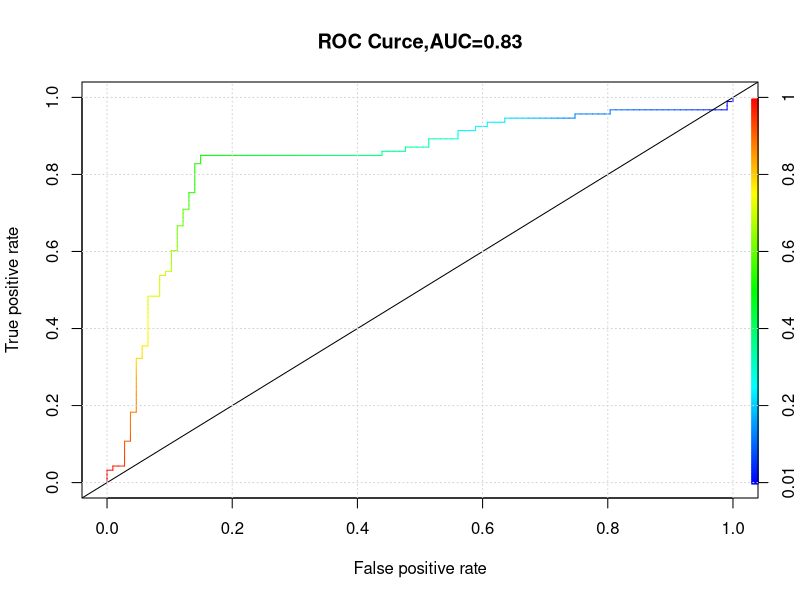

Write R code to recreate this figure.
#install.packages('AER')
#安裝並載入gcookbook 
#install.packages(c("ggplot2", "gcookbook")) 
#library(ggplot2) 
#library(gcookbook) 

install.packages('ROCR')#ROCR套件中有現成的資料集，裡面分別是真實分類和預測機率。
require(ROCR)#ibrary和require都可以载入包，但二者存在区别。#在一个函数中，如果一个包不存在，执行到library将会停止执行，require则会继续执行。
data("ROCR.simple")
df <- data.frame(ROCR.simple)
df
df$predclass <- ifelse(df$predictions>0.5,1,0)#用0.5當作門檻值,prediciton>0.5的都预测为1，其余为0.
print(cf<-table(df[,c("predclass","labels")]))
tp<-cf[2,2]
tn<-cf[1,1]
fp<-cf[2,1]
fn<-cf[1,2]
accuracy<-(tp + tn)/(tp+tn+fp+fn)
accuracy
sensitivity <- tp/(tp+fn)
sensitivity
specificity <- tn/(tn+fp)
specificity
install.packages('caret')
require(caret)
install.packages('e1071', dependencies=TRUE)
confusionMatrix(cf,positive = "1")

library(knitr)#為了用kable # 安裝 magrittr 套件 ---------
install.packages("magrittr")# 載入 magrittr 套件 ---------
library(magrittr)#kable(as.data.frame(ROCR.simple)[1:10, ]) %>% kable_styling() %>% column_spec(1:2,width = "20em")
a = kable(as.data.frame(ROCR.simple)[1:10, ]) #為了方便只看前10筆資料，並轉換型態
a
pred <- ROCR::prediction(ROCR.simple$predictions,ROCR.simple$labels)#要predict 的column#ggplot2::ggplot()-->明確指出使用套件 ggplot2 內的函式 ggplot()
perf<- ROCR::performance(pred,"tpr","fpr")#performance()函数通過真陰性tpr和假陰性fpr来計算roc曲線下的面積auc
perf
install.packages("dplyr")    # alternative installation of the %>%
library(dplyr)    # alternatively, this also loads %>% 結構化整理資料
auc <- performance(pred,'auc') %>% unlist %>% slot("y.values") %>% unlist()#算auc值
#出圖
plot(perf,colorize=TRUE,main=paste0("ROC Curce,AUC=",round(auc,2)));abline(0,1);grid()
#https://rpubs.com/ivan0628/probability_model_evaluation
#https://www.youtube.com/watch?v=qcvAqAH60Yw
